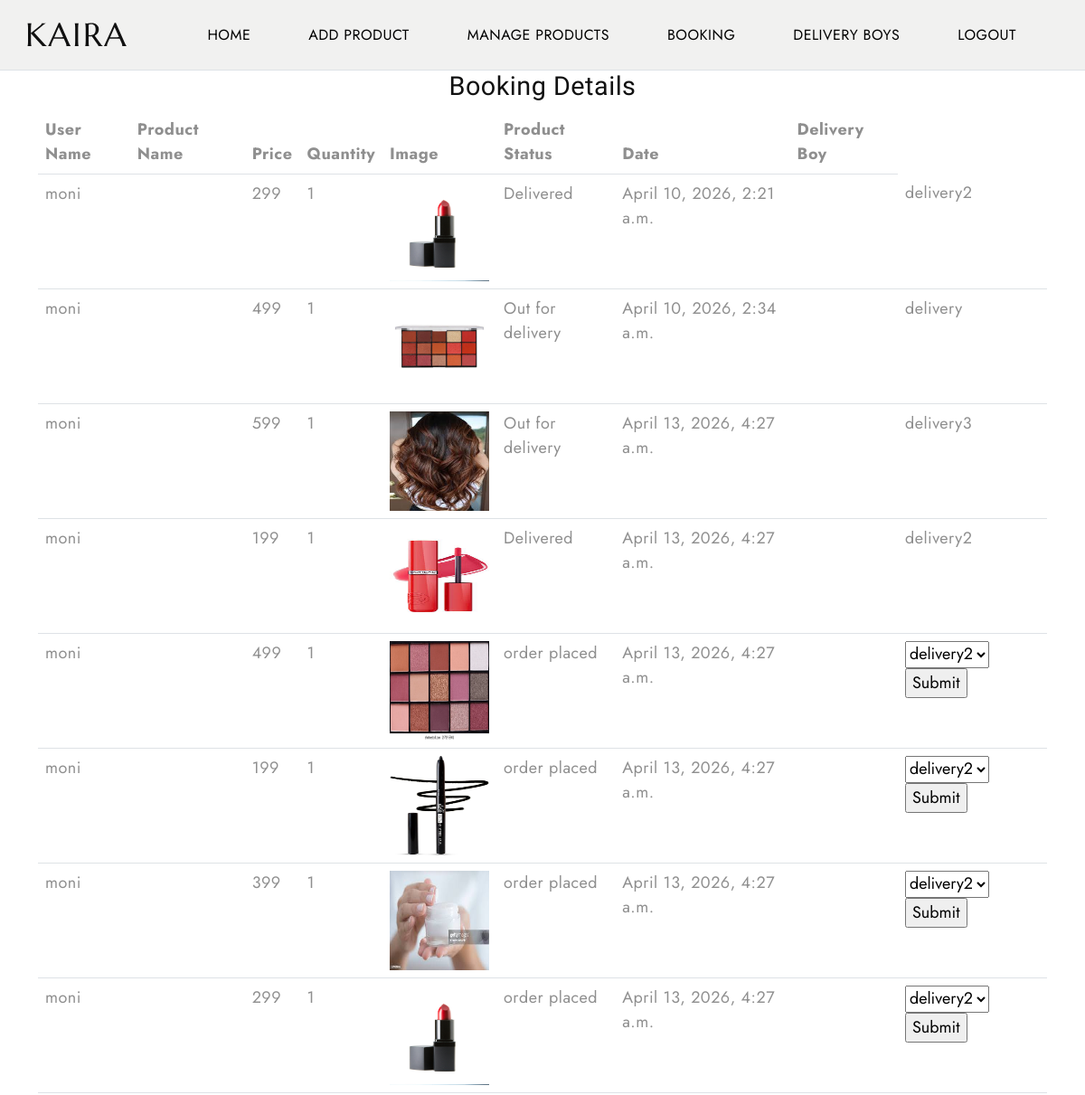
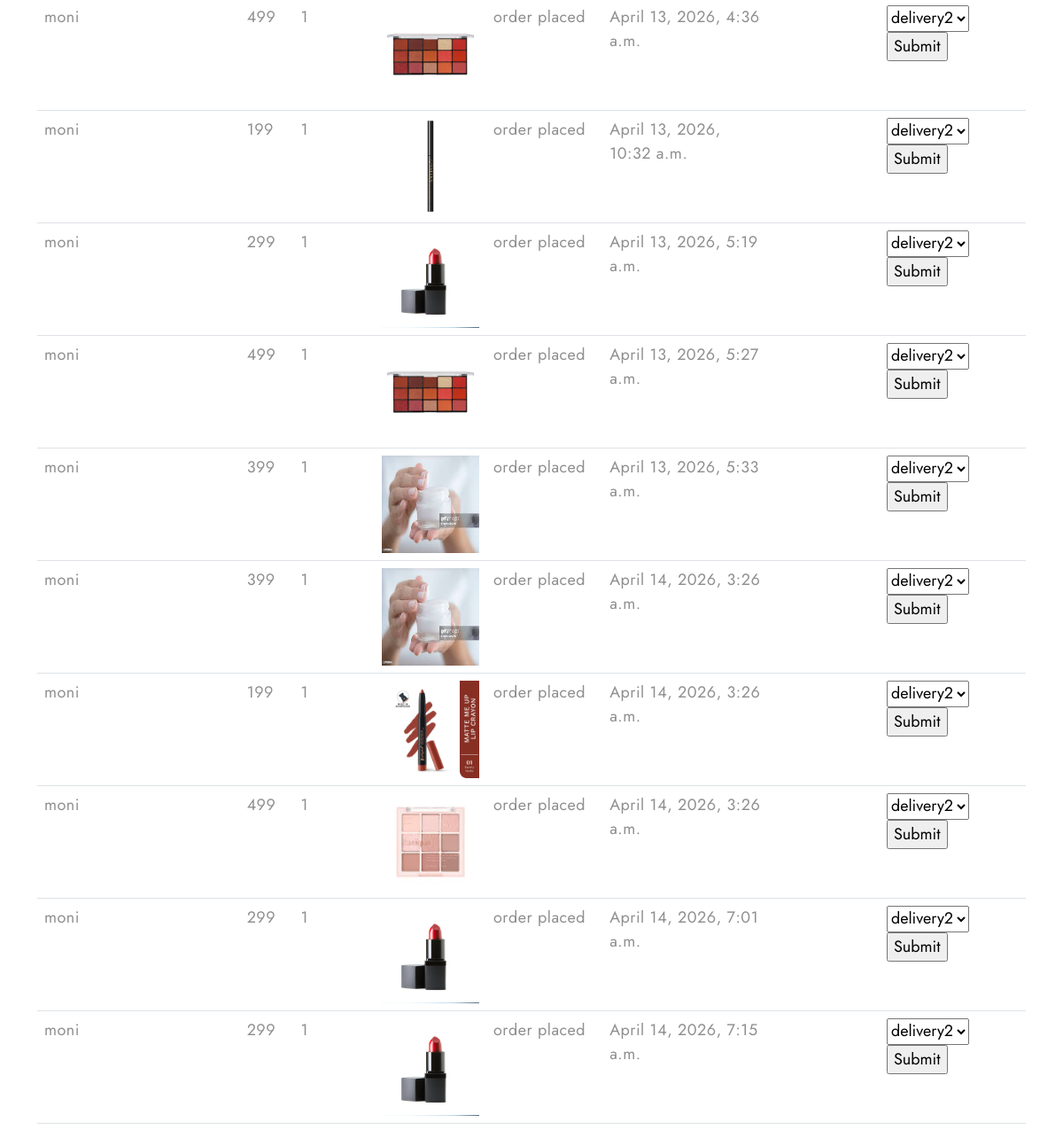
The page /booking (signed in) on the database its author committed (2 pictures, top to bottom).
### sampleapp/models.py (models this page shows, shortened)
class orders(models.Model):
    user_details = models.ForeignKey(signup, on_delete=models.CASCADE)
    product_details = models.ForeignKey(product, on_delete=models.CASCADE)
    quantity = models.IntegerField()
    amount = models.IntegerField()
    delivery_boy = models.CharField(max_length=30,null=True)
    product_status = models.CharField(max_length=30,default='order placed')
    order_date = models.DateTimeField()

class signup(models.Model):
    name = models.CharField(max_length=30)
    email = models.EmailField()
    phone = models.IntegerField()
    username = models.CharField(max_length=30)
    password = models.CharField(max_length=225)
    pincode = models.IntegerField(null=True)
    state = models.CharField(max_length=30, null=True)
    city = models.CharField(max_length=30,null=True)
    building_name = models.TextField(null=True)
    road_name = models.CharField(max_length=30,null=True)

class product(models.Model):
    product_name = models.CharField(max_length=100)
    product_price = models.IntegerField()
    product_quantity = models.IntegerField()
    image = models.ImageField()
    category = models.ForeignKey(Category, on_delete=models.CASCADE)
    sub_category = models.ForeignKey(SubCategory, on_delete=models.CASCADE, null=True, blank=True)
    sub_sub_category = models.ForeignKey(Subsubcategory, on_delete=models.CASCADE, null=True, blank=True)
    hair_type = models.CharField(max_length=50, blank=True, null=True)
    hair_color = models.CharField(max_length=50, blank=True, null=True)
    description = models.CharField(max_length=200, blank=True, null=True)

### sampleapp/views.py (the view)
# urls.py: path('booking', views.booking),
def booking(request):
    admin = request.session.get('admin')
    if not admin:
        return redirect('login')
    data = orders.objects.all()
    deliver=delivery_boy_register.objects.filter(work_status='Free',status='Accepted')
    return render(request,'booking.html',{'data':data,'deliver':deliver})

### templates/booking.html (shortened to what this page needs)
<!DOCTYPE html>
<html lang="en">
{% load static %}
<head>
  <link href="https://cdn.jsdelivr.net/npm/bootstrap@5.3.0-alpha3/dist/css/bootstrap.min.css" rel="stylesheet"
>
  <link rel="stylesheet" type="text/css" href="{% static 'css/vendor.css' %}">
  <link rel="stylesheet" href="https://cdn.jsdelivr.net/npm/swiper@9/swiper-bundle.min.css" />
  <link rel="stylesheet" type="text/css" href="{% static 'style.css' %}">
</head>
<body class="homepage">
  <nav class="navbar navbar-expand-lg bg-light text-uppercase fs-6 p-3 border-bottom align-items-center">
    <div class="container-fluid">
      <div class="row justify-content-between align-items-center w-100">
        <div class="col-auto">
          <a class="navbar-brand text-white" href="index.html">
          </a>
        </div>
        <div class="col-auto">
          <div class="offcanvas offcanvas-end" tabindex="-1" id="offcanvasNavbar"
            aria-labelledby="offcanvasNavbarLabel">
            <div class="offcanvas-body">
              <ul class="navbar-nav justify-content-end flex-grow-1 gap-1 gap-md-5 pe-3">
                <li class="nav-item">
                  <a class="nav-link active" href="#">Home</a>
                </li>
                <li class="nav-item">
                  <a class="nav-link active" href="Add_Product">Add Product</a>
                </li>
                <li class="nav-item">
                  <a class="nav-link active" href="Manage_Product">Manage Products</a>
                </li>
                <li class="nav-item">
                  <a class="nav-link active" href="booking">Booking</a>
                </li>
                <li class="nav-item">
                  <a class="nav-link active" href="delivery_views">Delivery Boys</a>
                </li>
                  <li class="nav-item">
                  <a class="nav-link active" href="logout">Logout</a>
                </li>
              </ul>
            </div>
          </div>
        </div>
      </div>
    </div>
  </nav>
        <div class="container-fluid">
                <div class="row">
                    <div class="col-sm-12 col-md-12 col-lg-12 col-xs-12">
                            <div class="login-form">
                                <h4 class="login-title" align="center">Booking Details</h4>
                                <div class="container">
                                    <table class="table">
                                        <thead>
                                        <tr>
                                            <th>User Name</th>
                                            <th>Product Name</th>
                                            <th>Price</th>
                                            <th>Quantity</th>
                                            <th>Image</th>
                                            <th>Product Status</th>
                                            <th>Date</th>
                                            <th>Delivery Boy</th>
                                        </tr>
                                        </thead>
                                        {% for i  in data %}
                                        <tbody>
                                        <tr>
                                            <td>{{i.user_details.name}}</td>
                                            <td>{{i.product_details.name}}</td>
                                            <td>{{i.amount}}</td>
                                            <td>{{i.quantity}}</td>
                                            <td><img src="{{i.product_details.image.url}}"width="110"height="110"></td>
                                            <td>{{i.product_status}}</td>
                                            <td>{{i.order_date}}</td>
                                            <td>
                                                <td>
                                                {% if not i.delivery_boy %}
                                                <form action="choose/{{i.pk}}" method="POST">
                                                    <select name="x1">
                                                        {% for i in deliver %}
                                                            <option  value="{{i.username}}" class="fa fa-chevron-down">{{i.username}}</option>
                                                        {% endfor %}
                                                    </select>
                                                    <input type="submit" class="uren-register_btn">
                                                </form>
                                                {% else %}
                                                {{i.delivery_boy}}
                                                {% endif %}
                                            </td>
                                        </tr>
                                        {% endfor %}
                                        </tbody>
                                    </table>
                            </div>
                    </div>
                </div>
            </div>
</body>
</html>

### static/style.css (style rules this page uses)
body { --heading-font: "Marcellus", Roboto, sans-serif; --heading-font-weight: 400; --heading-color: #111; --heading-line-height: 1.24; --swiper-theme-color: #8C907E; --bs-body-font-family: "Jost", Roboto, sans-serif; --bs-body-font-size: 18px; --bs-body-font-weight: 400; --bs-body-line-height: 1.5; --bs-body-color: #8f8f8f; --bs-body-color-rgb: 143, 143, 143; --bs-primary: #8C907E; --bs-secondary: #6c757d; --bs-black: #111; --bs-light: #F1F1F0; --bs-dark: #212529; --bs-gray: #9aa1a7; --bs-gray-dark: #51565b; --bs-primary-rgb: 140, 144, 126; --bs-secondary-rgb: 108, 117, 125; --bs-black-rgb: 17, 17, 17; --bs-light-rgb: 241, 241, 240; --bs-dark-rgb: 33, 37, 41; --bs-link-color: #111; --bs-link-color-rgb: 17, 17, 17; --bs-link-decoration: underline; --bs-link-hover-color: #111; --bs-link-hover-color-rgb: 17, 17, 17; }
body { letter-spacing: 0.03rem; }
h1, .h1, h2, .h2, h3, .h3, h4, .h4, h5, .h5, h6, .h6 { font-family: var(--heading-font); font-weight: var(--heading-font-weight); color: var(--heading-color); line-height: var(--heading-line-height); }
h4, .h4 { font-size: 1.8rem; }
a { text-decoration: none; }
.container-fluid { max-width: 1800px; }
.text-white { --heading-color: var(--bs-light); --bs-breadcrumb-item-active-color: var(--bs-light); --bs-breadcrumb-divider-color: var(--bs-light); --bs-link-color-rgb: var(--bs-light-rgb); --bs-link-hover-color-rgb: var(--bs-light-rgb); }

### rows shown on the page
orders: user_details.name "moni", amount "299", quantity "1", product_details.image (picture), product_status "Delivered", order_date "April 10, 2026, 2:21 a.m.", delivery_boy "delivery2"
orders: user_details.name "moni", amount "499", quantity "1", product_details.image (picture), product_status "Out for delivery", order_date "April 10, 2026, 2:34 a.m.", delivery_boy "delivery"
orders: user_details.name "moni", amount "599", quantity "1", product_details.image (picture), product_status "Out for delivery", order_date "April 13, 2026, 4:27 a.m.", delivery_boy "delivery3"
orders: user_details.name "moni", amount "199", quantity "1", product_details.image (picture), product_status "Delivered", order_date "April 13, 2026, 4:27 a.m.", delivery_boy "delivery2"
orders: user_details.name "moni", amount "499", quantity "1", product_details.image (picture), product_status "order placed", order_date "April 13, 2026, 4:27 a.m."
orders: user_details.name "moni", amount "199", quantity "1", product_details.image (picture), product_status "order placed", order_date "April 13, 2026, 4:27 a.m."
orders: user_details.name "moni", amount "399", quantity "1", product_details.image (picture), product_status "order placed", order_date "April 13, 2026, 4:27 a.m."
orders: user_details.name "moni", amount "299", quantity "1", product_details.image (picture), product_status "order placed", order_date "April 13, 2026, 4:27 a.m."
orders: user_details.name "moni", amount "499", quantity "1", product_details.image (picture), product_status "order placed", order_date "April 13, 2026, 4:36 a.m."
orders: user_details.name "moni", amount "199", quantity "1", product_details.image (picture), product_status "order placed", order_date "April 13, 2026, 10:32 a.m."
orders: user_details.name "moni", amount "299", quantity "1", product_details.image (picture), product_status "order placed", order_date "April 13, 2026, 5:19 a.m."
orders: user_details.name "moni", amount "499", quantity "1", product_details.image (picture), product_status "order placed", order_date "April 13, 2026, 5:27 a.m."
orders: user_details.name "moni", amount "399", quantity "1", product_details.image (picture), product_status "order placed", order_date "April 13, 2026, 5:33 a.m."
orders: user_details.name "moni", amount "399", quantity "1", product_details.image (picture), product_status "order placed", order_date "April 14, 2026, 3:26 a.m."
orders: user_details.name "moni", amount "199", quantity "1", product_details.image (picture), product_status "order placed", order_date "April 14, 2026, 3:26 a.m."
orders: user_details.name "moni", amount "499", quantity "1", product_details.image (picture), product_status "order placed", order_date "April 14, 2026, 3:26 a.m."
orders: user_details.name "moni", amount "299", quantity "1", product_details.image (picture), product_status "order placed", order_date "April 14, 2026, 7:01 a.m."
orders: user_details.name "moni", amount "299", quantity "1", product_details.image (picture), product_status "order placed", order_date "April 14, 2026, 7:15 a.m."

### other values the page prints
form field x1 "delivery2"
